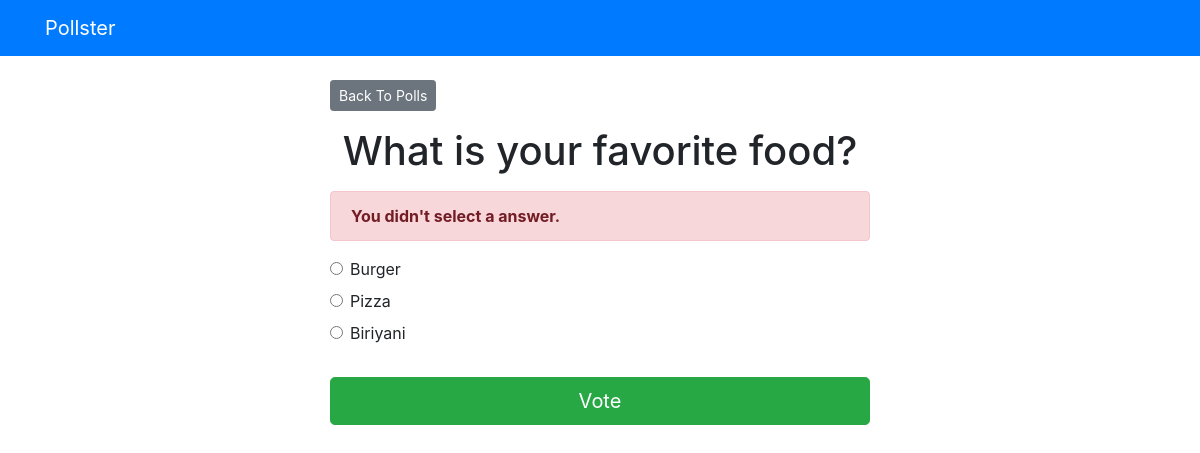
The page /polls/1/vote/ on the database its author committed.
### polls/models.py (models this page shows, shortened)
class Question(models.Model):
    question_text = models.CharField(max_length=200)
    pub_date = models.DateTimeField('date published')

class Answer(models.Model):
    question = models.ForeignKey(Question, on_delete=models.CASCADE)
    answer_text = models.CharField(max_length=200)
    votes = models.IntegerField(default=0)

### polls/views.py (the view)
# urls.py: path('<int:question_id>/vote/', views.vote, name='vote')
def vote(request, question_id):
    question = get_object_or_404(Question, pk=question_id)
    try:
        selected_answer = question.answer_set.get(pk=request.POST['answer'])
    except (KeyError, Answer.DoesNotExist):
        return render(request, 'polls/detail.html', {
            'question': question,
            'error_message': "You didn't select a answer.",
        })
    else:
        selected_answer.votes += 1
        selected_answer.save()
        return HttpResponseRedirect(reverse('polls:results', args=(question.id,)))

### templates/polls/detail.html (shortened to what this page needs)
{% extends 'base.html' %}
{% block content %}
<a class="btn btn-secondary btn-sm mb-3" href="{% url 'polls:index' %}">Back To Polls</a>
<h1 class="text-center mb-3">{{ question.question_text }}</h1>
{% if error_message %}
<p class="alert alert-danger">
	<strong>{{ error_message }}</strong>
</p>
{% endif %}
<form action="{% url 'polls:vote' question.id %}" method="post">
	{% for answer in question.answer_set.all %}
		<div class="form-check">
			<input
				type="radio"
				name="answer"
				class="form-check-input"
				id="answer{{ forloop.counter }}"
				value="{{ answer.id }}"
			/>
			<label for="answer{{ forloop.counter }}">{{ answer.answer_text }}</label
			>
		</div>
	{% endfor %}
	<input type="submit" value="Vote" class="btn btn-success btn-lg btn-block mt-4" />
</form>
{% endblock %}

### rows shown on the page
Question: question_text "What is your favorite food?"
Answer: answer_text "Burger"
Answer: answer_text "Pizza"
Answer: answer_text "Biriyani"

### other values the page prints
{{ error_message }} "You didn't select a answer."
